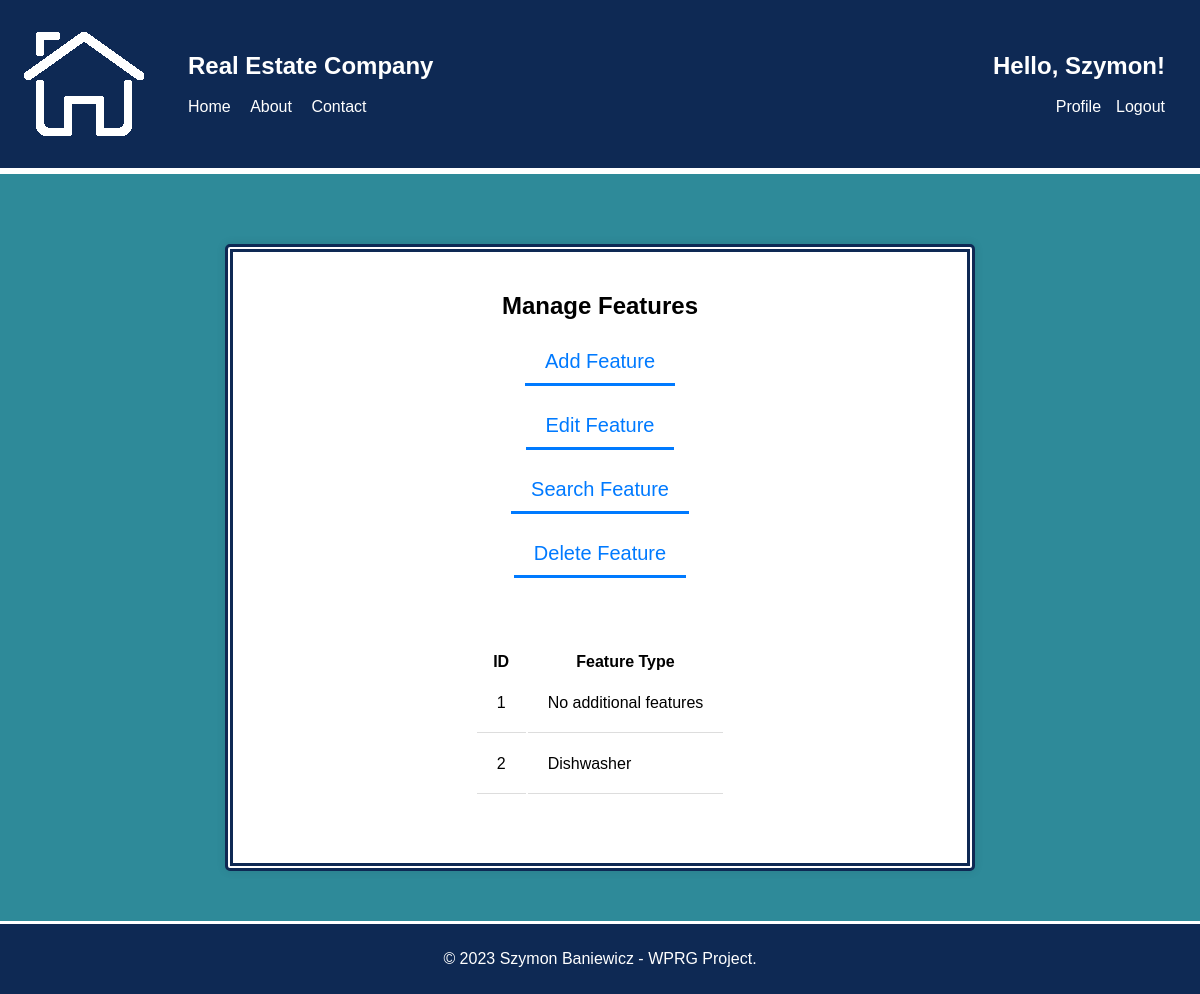
Page /php/CRUD/manage_features.php (signed in) on the earlier database version.
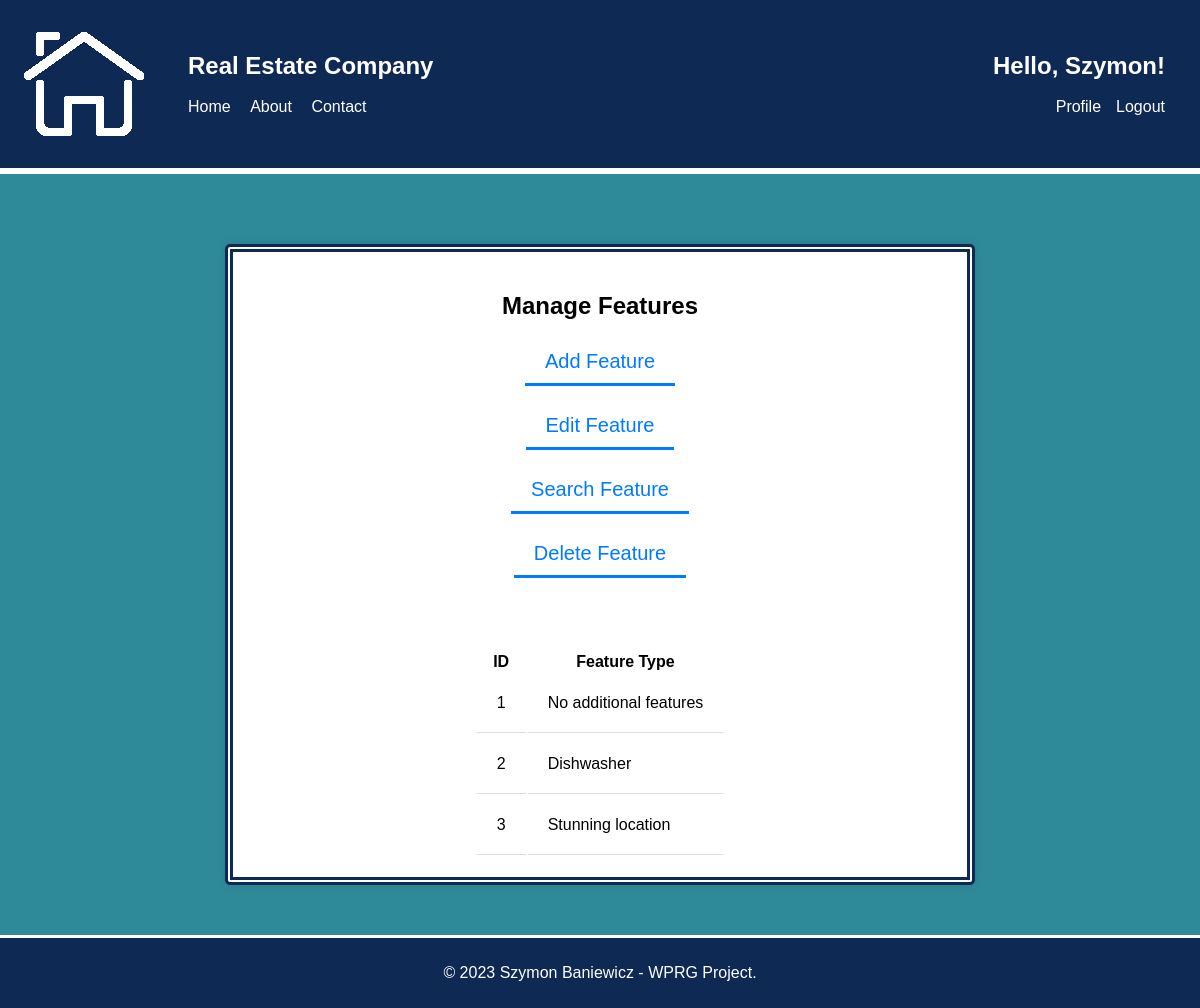
Same page on the later database version.
### tables this page shows
CREATE TABLE `features` (
  `Feature_ID` int(11) NOT NULL,
  `Feature_type` varchar(255) NOT NULL
);

### php/CRUD/manage_features.php (the view, shortened to what this page needs)
<?php
require '../config.php';
if (!isset($_POST["search_feature"])) {
    $query = "SELECT * FROM features";
    $stmt = $conn->prepare($query);
    $stmt->execute();
    $result = $stmt->get_result();
    $features = $result->fetch_all(MYSQLI_ASSOC);
}
?>
<!DOCTYPE html>
<html>
<head>
    <link rel="stylesheet" type="text/css" href="../../css/style.css">
</head>
<body>
<header>
    <div class="header-container">
        <div class="left-nav">
            <img src="../../img/logo.png">
            <nav>
                <ul>
                    <li><h1>Real Estate Company</h1></li><br><br>
                    <li><a href="../index.php">Home</a></li>
                    <li><a href="#">About</a></li>
                    <li><a href="#">Contact</a></li>
                </ul>
            </nav>
        </div>
        <?php
        if (isset($_SESSION['login_user'])) {
            echo '<div class="right-nav">';
            echo '<nav>';
            echo '<ul>';
            echo '<li><h1>Hello, ' . $_SESSION['first_name'] . '!</h1></li><br><br>';
            echo '<li><a href="../profile.php">Profile</a></li>';
            echo '<li><a href="../logout.php">Logout</a></li>';
            echo '</ul>';
            echo '</nav>';
            echo '</div>';
        } else {
            header("location: ../login.php");
            exit;
        }
        ?>
    </div>
</header>
<div class="content-section">
<div class="form-container-profile">
<h2> Manage Features </h2>
<form method="POST" action="manage_features.php">
    <input type="button" id="add-feature-button" value="Add Feature" class="form-button"><br><br>
    <input type="button" id="edit-feature-button" value="Edit Feature" class="form-button"><br><br>
    <input type="button" id="search-feature-button" value="Search Feature" class="form-button"><br><br>
    <input type="button" id="delete-feature-button" value="Delete Feature" class="form-button"><br><br><br>
</form>
<br><br>
<div class="features-list">
    <table id="crud-table">
        <thead>
            <tr>
                <th>ID</th>
                <th>Feature Type</th>
            </tr>
        </thead>
        <tbody>
        <?php
            foreach($features as $feature) {
                echo '<tr>';
                echo '<td>' . $feature['Feature_ID'] . '</td>';
                echo '<td>' . $feature['Feature_type'] . '</td>';
                echo '</tr>';
            }
        ?>
        </tbody>
    </table>
</div>
</div>
</div>
<footer>
    <p>&copy; 2023 Szymon Baniewicz - WPRG Project.</p>
</footer>
</body>
</html>

### css/style.css (style rules this page uses)
* { box-sizing: border-box; }
body { margin: 0; padding: 0; font-family: Arial, sans-serif; height: 100%; width: 100%; min-height: 100%; display: flex; flex-direction: column; }
header { background-color: #0E2954; color: #fff; padding: 20px; width: 100%; border-bottom: 3px white solid; }
.header-container { display: flex; flex-direction: row; justify-content: space-between; align-items: center; }
.left-nav, .right-nav { display: flex; align-items: center; list-style-type: none; padding: 0; }
.right-nav { text-align: right; }
.left-nav ul li, .right-nav ul li { list-style-type: none; }
.left-nav a, .right-nav a { color: inherit; text-decoration: none; }
nav ul li { margin-right: 15px; list-style-type: none; display: inline-block; }
header h1 { margin: 0; }
nav ul li a { color: #fff; text-decoration: none; }
.content-section { flex-grow: 1; display: flex; justify-content: center; background-color: #2E8A99; padding: 50px; text-align: center; min-height: calc(100vh - 50px); border-top: 3px white solid; }
footer { color: #fff; padding: 10px; text-align: center; margin-top: auto; width: 100%; background-color: #0E2954; border-top: 3px white solid; }
.form-button { padding: 10px 20px; font-size: 20px; background-color: transparent; color: #000; cursor: pointer; text-decoration: none; transition: color 0.3s, border-bottom-color 0.3s; border: none; color: #007aff; border-bottom: 3px solid #007aff; }
.form-container-profile { display: flex; flex-direction: column; align-items: center; width: 750px; min-height: 330px; background-color: #fff; padding: 20px; border-radius: 5px; box-shadow: 0px 0px 10px 0px rgba(0,0,0,0.1); margin-top: 20px; border: 8px #0E2954 double; }
.crud-table th, td { padding: 20px; text-align: left; border-bottom: 1px solid #ddd; }

Differences in the rows shown:
added features: Feature_ID "3", Feature_type "Stunning location"
